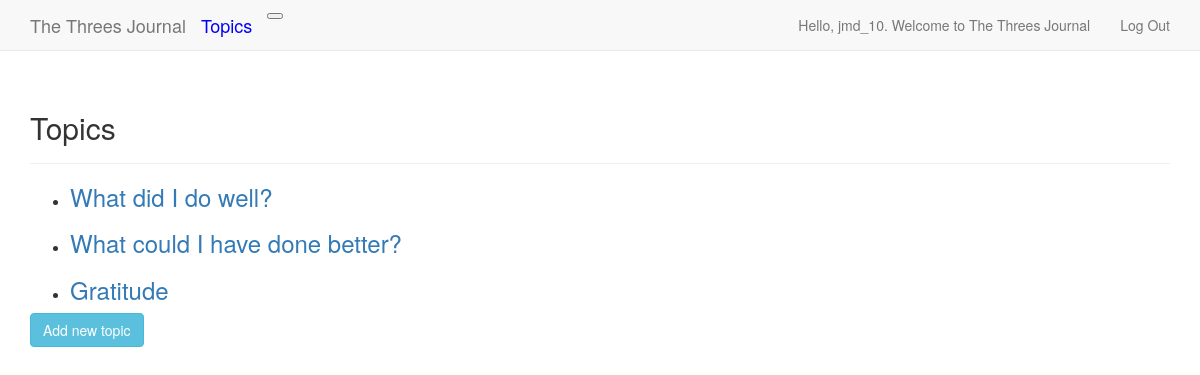
The page /topics/ (signed in) on the database its author committed.
### the_threes_tracker/models.py (models this page shows)
class Topic(models.Model):
    text = models.CharField(max_length=200)
    date_added = models.DateTimeField(auto_now_add=True)
    owner = models.ForeignKey(User, on_delete=models.CASCADE)
    def __str__(self):
        return self.text

### the_threes_tracker/views.py (the view)
# urls.py: path('topics/', views.topics, name='topics'),
@login_required
def topics(request):
    topics = Topic.objects.filter(owner=request.user).order_by('date_added')
    context = {'topics': topics}
    return render(request, 'the_threes_tracker/topics.html', context)

### the_threes_tracker/templates/the_threes_tracker/topics.html
{% extends "the_threes_tracker/base.html" %}
{% load bootstrap3 %}
{% block header %}
  <h2>Topics</h2>
{% endblock header %}
{% block content %}
  <ul>
    {% for topic in topics %}
      <li>
        <h3>
          <a href="{% url 'the_threes_tracker:topic' topic.id %}">{{ topic }}</a>
        </h3>
      </li>
    {% empty %}
      <li>No entries have been made yet</li>
    {% endfor %}
  </ul>
  <a href="{% url 'the_threes_tracker:new_topic' %}" class="btn btn-info" role="button">Add new topic</a>
{% endblock content %}

### the_threes_tracker/templates/the_threes_tracker/base.html (shortened to what this page needs)
{% load bootstrap3 %}
<!DOCTYPE html>
<html lang="en">
  <head>
    {% bootstrap_css %}
  </head>
  <body>
    <nav class="navbar navbar-default navbar-static-top">
      <div class="container">
        <div class="navbar-header">
          <a class="navbar-brand" href="{% url 'the_threes_tracker:index' %}">
              The Threes Journal</a>
          <a class="navbar-brand" style="color:blue" href="{% url 'the_threes_tracker:topics' %}">Topics</a>
          <button type="button" class="navbar-toogle collapsed"
              data-toggle="collapse" data-target="#navbar"
              aria-expanded="false" aria-controls="navbar">
          </button>
        </div>
        <div id="navbar" class="navbar-collapse collapse">
          <ul class="nav navbar-nav navbar-right">
            {% if user.is_authenticated %}
              <li><a>Hello, {{ user.username }}. Welcome to The Threes Journal</a></li>
              <li><a href="{% url 'users:logout' %}">Log Out</a></li>
            {% else %}
              <li><a href="{% url 'users:register' %}">register</a></li>
              <li><a href="{% url 'users:login' %}">Log In</a></li>
            {% endif %}
          </ul>
        </div>
      </div>
    </nav>
    <div class="container">
      <div class="page-header">
        {% block header %}{% endblock header %}
      </div>
      <div>
        {% block content %}{% endblock content %}
      </div>
    </div>
  </body>
</html>

### rows shown on the page
Topic: text "What did I do well?"
Topic: text "What could I have done better?"
Topic: text "Gratitude"

### other values the page prints
{{ user.username }} "jmd_10"
